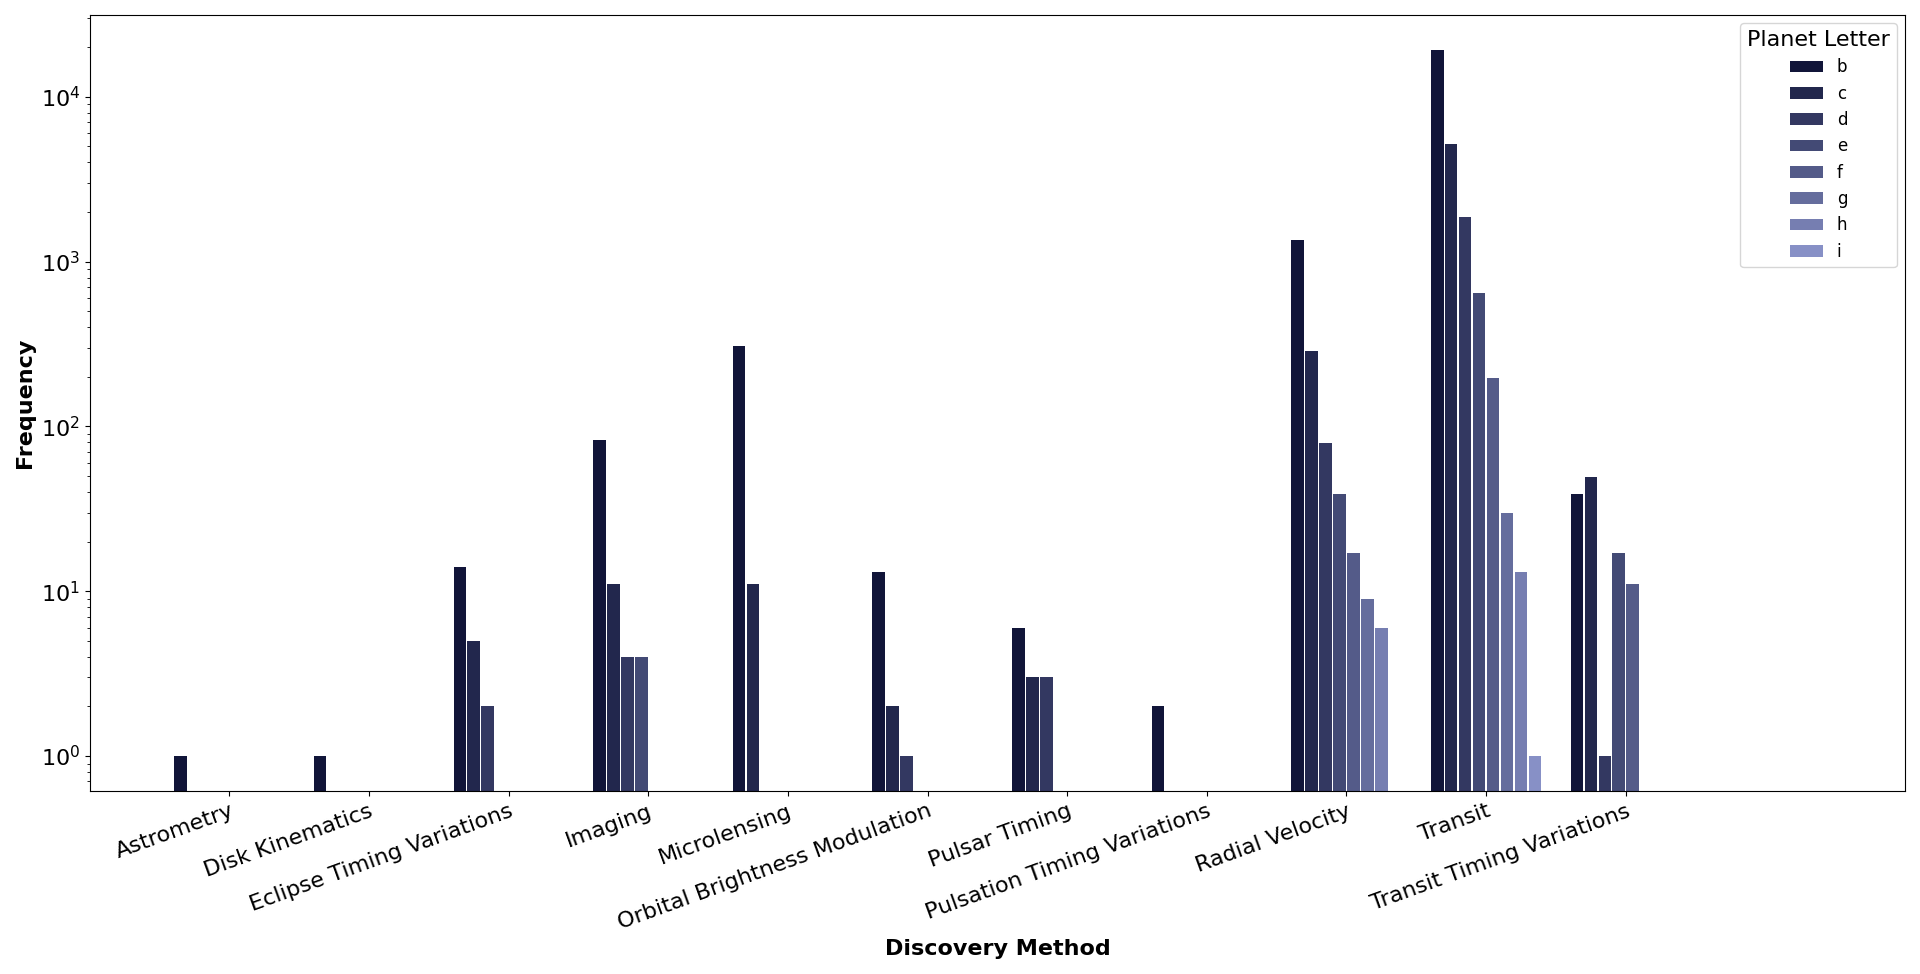

Reproduce this figure in Python.

# Paths:
path_data = "data/"
path_plot = "Plot_types/Barplot/"

# Packages:
import numpy as np
import pandas as pd
import matplotlib.pyplot as plt
from matplotlib.colors import LinearSegmentedColormap, Normalize
from matplotlib.colorbar import ColorbarBase
import matplotlib.gridspec as gridspec
import re

# Display options:
pd.set_option("display.width", 1200)
pd.set_option("display.max_columns", 300)
pd.set_option("display.max_rows", 300)

# Dataset:
df = pd.read_csv(path_data + "nasa_exoplanets.csv")
df_varnames = pd.read_csv(path_data + "nasa_exoplanets_var_names.csv")

# Variables:
cat_var1 = "pl_letter"
cat_var2 = "discoverymethod"
cat_var_name1 = df_varnames.loc[(df_varnames["var"] == cat_var1), ["var_name"]].values[0][0]
cat_var_name2 = df_varnames.loc[(df_varnames["var"] == cat_var2), ["var_name"]].values[0][0]
variables = [cat_var1, cat_var2]

# Deal with NAN:
df[variables] = df[variables].fillna("NA")

# Frequencies within each level of the first variable:
levels_var1 = df[cat_var1].unique().tolist()
levels_var2 = df[cat_var2].unique().tolist()
df_plot = pd.DataFrame({cat_var2: levels_var2})
for lvl_var1 in levels_var1:
    var2invar1 = df.loc[df[cat_var1] == lvl_var1][cat_var2].tolist()
    var2invar1_counts = [var2invar1.count(i) if var2invar1.count(i) > 0 else np.nan for i in levels_var2]
    lvl_var1_name = re.sub(pattern = r"[ \-()#/@;:<>{}=~|.?,\\]", 
                           repl = "_", 
                           string = lvl_var1)
    df_plot = pd.concat(
        [
            df_plot,
            pd.DataFrame({lvl_var1_name: var2invar1_counts},
                         dtype = "int")
        ],
        axis = 1)
df_plot = df_plot.fillna(0)
df_plot = df_plot.sort_values(cat_var2)
df_plot = df_plot.reset_index(drop = True)

# Plot:
n_groups = df_plot.shape[1] - 1
cmap = LinearSegmentedColormap.from_list("my_palette", ["#111539", "#97A1D9"])
my_palette = [cmap(i/n_groups) for i in np.array(range(n_groups))]

fig, ax = plt.subplots(
    figsize = (20, 10),
    tight_layout = True
)
n_bars = n_groups
total_width = 0.8
single_width = 0.9
bar_width = total_width/n_groups
bars = []
for i, (name, values) in enumerate(df_plot.iloc[:, 1:].items()):
    x_offset = (i - n_bars/2)*bar_width + bar_width/2
    for x, y in enumerate(values):
        bar = ax.bar(
            x = x + x_offset, 
            height = y, 
            width = bar_width*single_width, 
            color = my_palette[i]
        )
    bars.append(bar[0])
_ = ax.legend(
    bars, 
    df_plot.iloc[:, 1:].keys(),
    fontsize = "large",
    title = cat_var_name1,
    title_fontsize = 16,
    loc = "upper right"
)
_ = ax.set_xticks(np.arange(df_plot.shape[0]))
_ = ax.set_xticklabels(df_plot[cat_var2])
_ = ax.set_yscale("log")
_ = ax.set_xlabel(
    cat_var_name2,
    fontsize = 16,
    fontweight = "bold"
)
_ = ax.set_ylabel(
    "Frequency",
    fontsize = 16,
    fontweight = "bold"
)
_ = ax.tick_params(
    axis = "x", 
    which = "major", 
    labelsize = 16,
    rotation = 20
)
_ = ax.tick_params(
    axis = "y", 
    which = "major", 
    labelsize = 16
)
_ = plt.setp(
    ax.get_xticklabels(),
    ha = "right", 
    rotation_mode = "anchor"
)
_ = plt.xlim(
    left = -1,
    right = df_plot.shape[0] + 1
)
